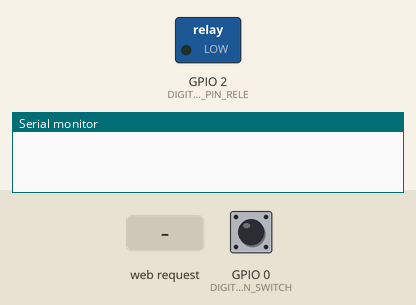
This sketch was run on a simulated ESP8266 (NodeMCU). Parts: switched loads named in the sketch (green lamp = pin HIGH), the last lines printed to the serial monitor. The inputs (shaded band) are chosen by the test bench; at power-on: GPIO 0 (DIGITAL_PIN_SWITCH) HIGH.

Above: at 1.2 s.
1.3 s: HTTP request GET /led/1 received
At 2.5 s:
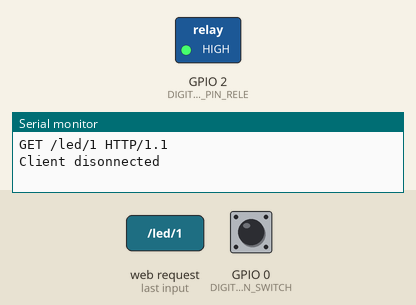
2.8 s: HTTP request GET /led/0 received
At 3.8 s:
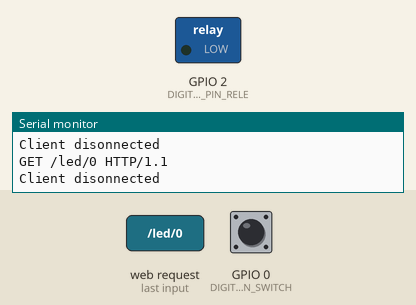
Timing chart, 0 to 5.8 s (numbered marks = the images above; inputs shaded):
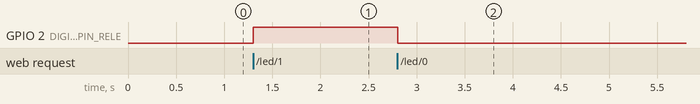

The sketch:

WifiWebServerAPAntifurtoNonno.ino
```cpp
#include <ESP8266WiFi.h>
//versione 1.0
//ultima modifica 6/2/2016
/* Insertita gestione per BUILTIN_LED e avvisare che antifurto ha suonato
 */


//////////////////////
// WiFi Definitions //
//////////////////////
//const char WiFiAPPSK[] = "sparkfun";
const char* ssid = "SSID_NONNO";
const char* password = "0119494246";

/////////////////////
// Pin Definitions //
/////////////////////
//https://github.com/ekstrand/ESP8266wifi
const int DIGITAL_PIN_RELE = 2; // GPIO2 rele a 5 volt
const int DIGITAL_PIN_SWITCH = 0;//gpio0 conatatto magnetico


//const int LED_PIN = 5; // Thing's onboard, green LED
//const int ANALOG_PIN = A0; // The only analog pin on the Thing
//const int DIGITAL_PIN = 12; // Digital pin to be read

//Variabili
unsigned long currentMillis = 0L;
unsigned long EventoIngressoMillis = 0L;
unsigned long SuonaPerMillis = 600000L;
bool allarme_attivo = true;

WiFiServer server(80);


void initHardware()
{
  Serial.begin(115200);
  pinMode(DIGITAL_PIN_SWITCH, INPUT_PULLUP);
  pinMode(DIGITAL_PIN_RELE, OUTPUT);
  digitalWrite(DIGITAL_PIN_RELE, LOW);
  // Don't need to set ANALOG_PIN as input,
  // that's all it can be.
  pinMode(BUILTIN_LED, OUTPUT);
}

void setupWiFi()
{
  WiFi.mode(WIFI_AP);

  // Do a little work to get a unique-ish name. Append the
  // last two bytes of the MAC (HEX'd) to "Thing-":
  uint8_t mac[WL_MAC_ADDR_LENGTH];
  WiFi.softAPmacAddress(mac);
  //  String macID = String(mac[WL_MAC_ADDR_LENGTH - 2], HEX) +
  //                 String(mac[WL_MAC_ADDR_LENGTH - 1], HEX);
  //  macID.toUpperCase();
  //  String AP_NameString = "ESP8266 Thing " + macID;
  //
  //  char AP_NameChar[AP_NameString.length() + 1];
  //  memset(AP_NameChar, 0, AP_NameString.length() + 1);
  //
  //  for (int i=0; i<AP_NameString.length(); i++)
  //    AP_NameChar[i] = AP_NameString.charAt(i);

  WiFi.softAP(ssid, password);
}

void readContatto() {
  int ingresso = digitalRead(DIGITAL_PIN_SWITCH);
  if (ingresso) {
    delay(200);
    if (digitalRead(DIGITAL_PIN_SWITCH) && ((currentMillis - EventoIngressoMillis) > 120000L)) {
      EventoIngressoMillis = currentMillis;
    }
  }
}

void attivaSirena() {
  if((currentMillis - EventoIngressoMillis) < SuonaPerMillis){
    digitalWrite(DIGITAL_PIN_RELE, HIGH);       // turn on Sirena
    ESP.deepSleep(25000000, WAKE_RF_DEFAULT);
  }
}

void setup()
{
  initHardware();
  setupWiFi();
  server.begin();
}

void loop()
{
  currentMillis = millis();

  // Check if a client has connected
  WiFiClient client = server.available();
  if (!client) {
    return;
  }

  // Read the first line of the request
  String req = client.readStringUntil('\r');
  Serial.println(req);
  client.flush();

  // Match the request
  int val = -1; // We'll use 'val' to keep track of both the
  // request type (read/set) and value if set.
  if (req.indexOf("/led/0") != -1)
    val = 0; // Will write LED low
  else if (req.indexOf("/led/1") != -1)
    val = 1; // Will write LED high
  else if (req.indexOf("/read") != -1)
    val = -2; // Will print pin reads
  // Otherwise request will be invalid. We'll say as much in HTML

  // Set GPIO2 according to the request
  if (val >= 0)
    digitalWrite(DIGITAL_PIN_RELE, val);

  client.flush();

  // Prepare the response. Start with the common header:
  String s = "HTTP/1.1 200 OK\r\n";
  s += "Content-Type: text/html\r\n\r\n";
  s += "<!DOCTYPE HTML>\r\n<html>\r\n";
  // If we're setting the LED, print out a message saying we did
  if (val >= 0)
  {
    s += "LED is now ";
    s += (val) ? "on" : "off";
  }
  else if (val == -2)
  { // If we're reading pins, print out those values:
    s += "Digital Pin 0 = ";
    s += String(digitalRead(DIGITAL_PIN_SWITCH));
    s += "<br>"; // Go to the next line.
    s += "Digital Pin 2 = ";
    s += String(val);
    s += "<br>"; // Go to the next line.
    s += "valore variabile EventoIngressoMillis= ";
    s += String(EventoIngressoMillis);
  }
  else
  {
    s += "Invalid Request.<br> Try /led/1, /led/0, or /read.";
  }
  s += "</html>\n";

  // Send the response to the client
  client.print(s);
  delay(1);
  Serial.println("Client disonnected");

  // The client will actually be disconnected
  // when the function returns and 'client' object is detroyed

  //gestione allarme
  if (allarme_attivo) {
    readContatto();
    if (EventoIngressoMillis > 0) {
      //evento di apertura porta valido per allarme attendo un minuto prima di suonare
      if ((currentMillis - EventoIngressoMillis) > 600000L) {
        attivaSirena();
      }
    }
  }
}
```

Measured:
- after the input at 1.3 s, GPIO 2 (DIGITAL_PIN_RELE): LOW → HIGH at once
- after the input at 2.8 s, GPIO 2 (DIGITAL_PIN_RELE): HIGH → LOW at once
